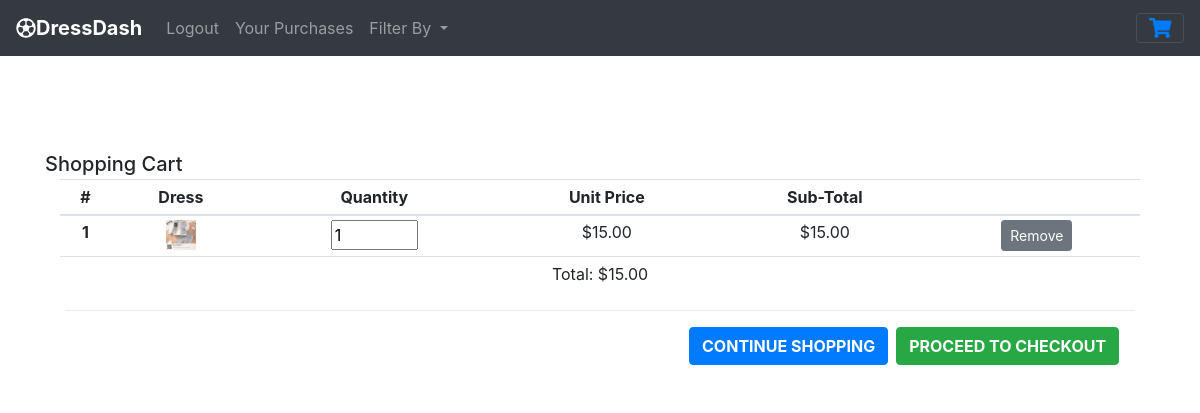
The page /cart/ (signed in) on the database as committed earlier.
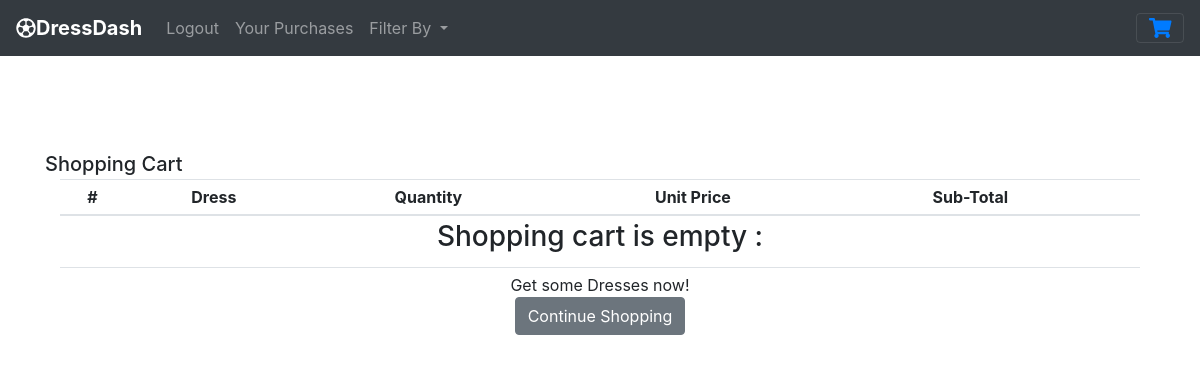
The same page on the database as committed later.
### tables this page shows
CREATE TABLE cart (
	id INTEGER NOT NULL, 
	image TEXT, 
	qty INTEGER, 
	price FLOAT, 
	"subTotal" FLOAT, 
	PRIMARY KEY (id)
);

### app.py (the view)
@app.route("/cart/")
def cart():
    if 'user' in session:
        totItems, total, display = 0, 0, 0
        shoppingCart = db.execute("SELECT * FROM cart")
        shopLen = len(shoppingCart)
        for item in shoppingCart:
            subtotal = item["subTotal"]
            qty = item["qty"]
            if subtotal is not None:
                total += subtotal
            if qty is not None:
                totItems += qty
        return render_template("cart.html", shoppingCart=shoppingCart, shopLen=shopLen, total=total, totItems=totItems, display=display, session=session)

### templates/cart.html (shortened to what this page needs)
{% extends "base_template.html" %}
{% block body %}
<div aria-hidden="true" class="top">
  <div>
    <div>
      <div>
        <h5 class="modal-title" id="exampleModalLongTitle">Shopping Cart</h5>
      </div>
      <div>
          <div id="shoppingCart">
            <div class="container">
              <div class="row">
                <div class="col-sm">
                  <table class="table table-sm">
                    <thead>
                      <tr>
                        <th scope="col">#</th>
                        <th scope="col">Dress</th>
                        <th scope="col">Quantity</th>
                        <th scope="col">Unit Price</th>
                        <th scope="col">Sub-Total</th>
                        <th scope="col"></th>
                      </tr>
                    </thead>
                    <tbody>
                      {% if shopLen != 0 %}
                      {% for i in range(shopLen) %}
                        <tr>
                          <th scope="row">{{ i + 1 }}</th>
                          <td>
                            {% if shoppingCart[i].image is not none %}
                            <img src="{{ url_for('static', filename='Images/' + shoppingCart[i].image) }}" width="30px" />
                            {% else %}
                              No Image
                            {% endif %}
                          </td>
                          <td><form action="/update/">
                              <input type="number" name="quantity" min="1" max="10" size="5" value="{{ shoppingCart[i].qty }}">
                            </form></td>
                            <td>
                              {% if shoppingCart[i].price is not none %}
                                  {{ '${:,.2f}'.format(shoppingCart[i].price) }}
                              {% else %}
                                  N/A
                              {% endif %}
                          </td>
                          <td>
                            {{ '${:,.2f}'.format(shoppingCart[i].subTotal | default(0)) }}
                        </td>
                          <td>
                            <form action="/remove/" methods="GET">
                              <button type="submit" class="btn btn-secondary btn-sm" id="removeFromCart">Remove</button>
                            </form>
                          </td>
                        </tr>
                      </tbody>
                      {% endfor %}
                      <tfoot>
                          <tr>
                            <td colSpan="7">Total: {{ '${:,.2f}'.format(total) }}<br /><br />
                              <div class="modal-footer">
                                <a href="/"><button type="button" class="btn btn-primary checkout">Continue Shopping</button></a>
                                <a href="/checkout/"><button type="button" class="btn btn-success checkout">Proceed to Checkout</button></a>
                              </div>
                            </td>
                          </tr>
                        </tfoot>
                        {% else %}
                    <tr>
                      <td colSpan="7"><h3>Shopping cart is empty :</h3></td>
                    </tr>
                  </tbody>
                  <tfoot>
                    <tr>
                      <td colSpan="7">Get some Dresses now!<br />
                        <div>
                          <a href="/"><button type="button" class="btn btn-secondary" data-dismiss="modal">Continue Shopping</button></a>
                        </div>
                      </td>
                    </tr>
                  </tfoot>
                  {% endif %}
              </table>
          </div>
        </div>
      </div>
    </div>
  </div>
</div>
</div>
</div>
{% endblock %}

### templates/base_template.html (shortened to what this page needs)
<!DOCTYPE html>
<html lang="en">
<head>
    <link rel="stylesheet" href="https://maxcdn.bootstrapcdn.com/bootstrap/4.0.0/css/bootstrap.min.css">
    <link rel="stylesheet" href="{{ url_for('static',filename='CSS/styles.css') }}" type="text/css" />
</head>
<body>
    <header>
        <nav class="navbar fixed-top navbar-dark bg-dark navbar-expand-sm box-shadow">
            <a href="/" class="navbar-brand d-flex align-items-center">
                <strong><i class="far fa-futbol"></i>DressDash</strong>
            </a>
            {% if session %}
            <ul class="navbar-nav mr-auto">
                <li class="nav-item"><a href="/logout/" class="nav-link">Logout</a></li>
                <li class="nav-item"><a href="/purchase_history/" class="nav-link">Your Purchases</a></li>
                {% else %}
                <ul class="navbar-nav mr-auto">
                    <li class="nav-item"><a href="/signup/" class="nav-link">Sign Up</a></li>
                    <li class="nav-item"><a href="/login/" class="nav-link">Sign In</a></li>
                    {% endif %}
                    <li class="nav-item dropdown">
                        <a class="nav-link dropdown-toggle" href="#" id="navbardrop" data-toggle="dropdown">
                            Filter By
                        </a>
                    </li>
                </ul>
                <div>
                    <button class="navbar-toggler" style="display:inline" type="button" data-toggle="modal" data-target="#modalCenter">
                        <span class="glyphicon glyphicon-shopping-cart" data-toggle="modal" data-target="">
                            <a href="/cart/"><i class="fas fa-shopping-cart"></i></a>
                        </span>
                    </button>
                </div>
        </nav>
    </header>
    <br />
    <main>
        <div class="container">
            {% block body %}{% endblock %}
            </div>
</body>
</html>

### Static/CSS/styles.css (style rules this page uses)
header { margin-bottom: 45px; }
tr { text-align: center; }
.top { margin-top:25px; }
.top { margin-top:80px; }
html, body { height: 100%; margin: 0; display: flex; flex-direction: column; }

Rows that differ between the two databases and show on the page:
removed cart: image (picture), quantity "1", price "$15.00", subTotal "$15.00"
Other text that changed with them:
{{ '${:,.2f}'.format(total) }}: "$15.00" → (not shown)
text no longer shown: "Total: CONTINUE SHOPPING PROCEED TO CHECKOUT"
text now shown: "Shopping cart is empty : Get some Dresses now! Continue Shopping"
list line gone: "1 Remove"
